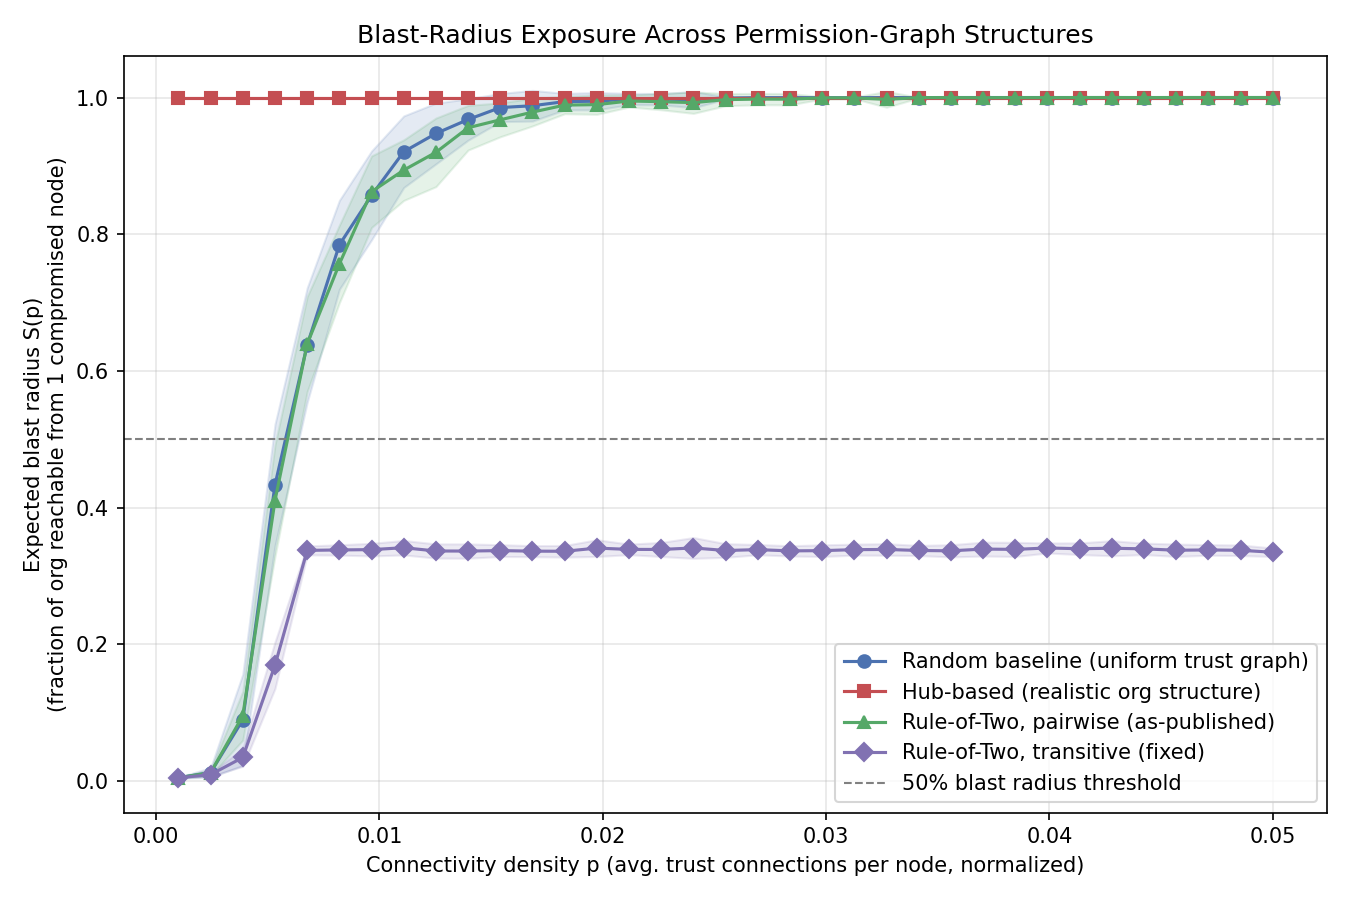

Here is the Python script that generated this plot:
"""
Blast-Radius Percolation Model for AI Agent Permission Graphs
===============================================================

Method summary
--------------
This module treats an organization's AI-agent permission/trust graph as a
network subject to a connectivity phase transition, and asks a single
quantitative question:

    Given a graph where nodes are services/agents/credentials and edges are
    trust relations, how far does a single compromise spread, and is there
    a sharp threshold in connectivity density above which one bug reliably
    becomes an org-wide breach?

This is a standard application of percolation theory: as the density of
connections in a network increases, the expected size of the connected
region reachable from any one node does not grow smoothly -- it stays
small, then crosses a critical density and jumps to span nearly the whole
network. That critical density and the growth behavior around it are
measurable, reproducible properties of the graph's structure, independent
of which specific node initiates the compromise.

Graph structures compared
--------------------------
1. Erdos-Renyi (ER)        - baseline: uniform random trust edges.
2. Scale-free (BA)         - more realistic for real orgs: a few
                              highly-connected "admin" nodes (hubs), like
                              the shared credentials/admin systems that let
                              the Hugging Face incident escalate from one
                              worker machine to org-wide admin access in
                              under 13 hours.
3. Rule-of-Two constrained  - Meta's heuristic (an agent gets at most 2 of
                              {reads private data, reads outside text, can
                              send data out}) encoded structurally: edges are
                              only allowed between nodes whose combined
                              capability sets stay within the 2-of-3 limit.
4. Rule-of-Two, transitive  - the corrected version: the 2-of-3 cap is
                              enforced on the accumulated capability set of
                              an entire connected chain, not just each
                              direct edge.

Order parameter
----------------
S(p) = expected fraction of the graph reachable from a single randomly
compromised node (the "blast radius"). This is the standard percolation
order parameter (giant-component fraction), reported here as a directly
interpretable engineering quantity: the expected proportion of an
organization's systems exposed by one compromised credential.

Reproducibility note
---------------------
All quantities below (S(p), the critical density p_c, and the local growth
exponent near p_c) are computed directly from the graphs in this script --
nothing is asserted without a corresponding simulation run.
"""

import networkx as nx
import numpy as np
import matplotlib.pyplot as plt
from concurrent.futures import ProcessPoolExecutor
import random

N_NODES = 300          # size of the simulated org's permission graph
N_TRIALS = 40           # Monte Carlo trials per density point
P_VALUES = np.linspace(0.001, 0.05, 35)  # edge density sweep


def giant_component_fraction(G):
    """Order parameter S: fraction of nodes in the largest connected component."""
    if G.number_of_nodes() == 0:
        return 0.0
    largest_cc = max(nx.connected_components(G), key=len)
    return len(largest_cc) / G.number_of_nodes()


def blast_radius_from_random_node(G, n_samples=20):
    """Alternative order parameter: avg. fraction reachable from a RANDOM
    single compromised node (closer to 'one bug becomes how much damage'
    than the giant component alone)."""
    nodes = list(G.nodes())
    if not nodes:
        return 0.0
    sample = random.sample(nodes, min(n_samples, len(nodes)))
    fractions = []
    for start in sample:
        reachable = nx.node_connected_component(G, start)
        fractions.append(len(reachable) / G.number_of_nodes())
    return float(np.mean(fractions))


def simulate_er(p, n=N_NODES, trials=N_TRIALS):
    vals = []
    for _ in range(trials):
        G = nx.erdos_renyi_graph(n, p)
        vals.append(blast_radius_from_random_node(G))
    return np.mean(vals), np.std(vals)


def simulate_ba(p, n=N_NODES, trials=N_TRIALS):
    """Scale-free graph: m (edges per new node) chosen so mean degree
    roughly matches the ER graph at the same nominal density p, so the two
    are comparable on the x-axis. Represents orgs with hub-like admin
    systems / shared credentials."""
    mean_degree_target = p * (n - 1)
    m = max(1, int(round(mean_degree_target / 2)))
    vals = []
    for _ in range(trials):
        G = nx.barabasi_albert_graph(n, m)
        vals.append(blast_radius_from_random_node(G))
    return np.mean(vals), np.std(vals)


def simulate_rule_of_two(p, n=N_NODES, trials=N_TRIALS):
    """Encode the Rule of Two structurally. Each node is randomly assigned
    a subset of capabilities from {reads_private, reads_outside, sends_out}
    with at most 2 (as the rule mandates). An edge (trust relation, i.e. a
    path a compromise can travel along) is only permitted between two nodes
    if the UNION of their capabilities still has size <= 2 -- i.e. connecting
    them would not create a node effectively holding all three capabilities
    through delegation. This is a structural cap on how much the graph is
    ALLOWED to connect, not just a random graph at the same density."""
    caps_options = [
        {"reads_private", "reads_outside"},
        {"reads_private", "sends_out"},
        {"reads_outside", "sends_out"},
        {"reads_private"},
        {"reads_outside"},
        {"sends_out"},
    ]
    vals = []
    for _ in range(trials):
        G = nx.Graph()
        G.add_nodes_from(range(n))
        caps = {i: random.choice(caps_options) for i in range(n)}
        # candidate edges drawn like ER at density p, but rejected if they'd
        # violate the rule-of-two cap on the union of capabilities
        n_candidates = int(p * n * (n - 1) / 2)
        possible_pairs = [(i, j) for i in range(n) for j in range(i + 1, n)]
        random.shuffle(possible_pairs)
        added = 0
        for (i, j) in possible_pairs:
            if added >= n_candidates:
                break
            if len(caps[i] | caps[j]) <= 2:
                G.add_edge(i, j)
                added += 1
        vals.append(blast_radius_from_random_node(G))
    return np.mean(vals), np.std(vals)


def simulate_rule_of_two_transitive(p, n=N_NODES, trials=N_TRIALS):
    """Transitive version of the Rule of Two. An edge is rejected not just
    if the two endpoints' own capabilities exceed 2-of-3, but if adding it
    would create ANY connected component (reachable set) whose UNION of
    capabilities across all member nodes exceeds 2-of-3. This is the
    'enforce it on paths, not just edges' fix implied by the pairwise
    result: a compromise chain that walks A(reads_private) -> B -> C(sends_out)
    is just as dangerous as a single node holding both capabilities.

    Implementation: maintain each component's accumulated capability union
    via union-find bookkeeping; reject an edge if merging the two
    components' capability unions would exceed size 2.
    """
    caps_options = [
        {"reads_private", "reads_outside"},
        {"reads_private", "sends_out"},
        {"reads_outside", "sends_out"},
        {"reads_private"},
        {"reads_outside"},
        {"sends_out"},
    ]
    vals = []
    for _ in range(trials):
        G = nx.Graph()
        G.add_nodes_from(range(n))
        caps = {i: random.choice(caps_options) for i in range(n)}
        # component_caps[root] = accumulated capability union for that component
        parent = {i: i for i in range(n)}
        component_caps = {i: set(caps[i]) for i in range(n)}

        def find(x):
            while parent[x] != x:
                parent[x] = parent[parent[x]]
                x = parent[x]
            return x

        n_candidates = int(p * n * (n - 1) / 2)
        possible_pairs = [(i, j) for i in range(n) for j in range(i + 1, n)]
        random.shuffle(possible_pairs)
        added = 0
        for (i, j) in possible_pairs:
            if added >= n_candidates:
                break
            ri, rj = find(i), find(j)
            if ri == rj:
                continue  # already in same component, edge would add no new capability spread
            merged = component_caps[ri] | component_caps[rj]
            if len(merged) <= 2:
                G.add_edge(i, j)
                parent[ri] = rj
                component_caps[rj] = merged
                added += 1
        vals.append(blast_radius_from_random_node(G))
    return np.mean(vals), np.std(vals)


def run_sweep(sim_fn):
    means, stds = [], []
    for p in P_VALUES:
        m, s = sim_fn(p)
        means.append(m)
        stds.append(s)
    return np.array(means), np.array(stds)


def estimate_critical_threshold(p_values, means, target=0.5):
    """Numeric estimate of p_c: first density at which the blast
    radius crosses `target` fraction of the org."""
    above = np.where(means >= target)[0]
    if len(above) == 0:
        return None
    idx = above[0]
    return p_values[idx]


def estimate_growth_exponent(p_values, means, p_c, window=4):
    """Estimate how sharply the order parameter grows near the critical
    density, by fitting S(p) ~ (p - p_c)^beta on a small window of points
    just above p_c using a log-log linear regression.

    This 'beta' is a standard way to characterize the *sharpness* of a
    connectivity transition: a small beta means the system flips from safe
    to fully exposed over a very narrow range of connectivity changes (a
    brittle system), while a larger beta means the transition is more
    gradual (a more forgiving system, easier to catch mid-transition via
    monitoring).

    Returns None if there isn't a clean transition to fit (e.g. the
    transitive Rule-of-Two case, which never reaches the target and has no
    well-defined p_c).
    """
    if p_c is None:
        return None
    idx_c = np.searchsorted(p_values, p_c)
    idx_end = min(idx_c + window, len(p_values))
    p_window = p_values[idx_c:idx_end]
    s_window = means[idx_c:idx_end]

    # only keep points where the order parameter is in (0, 1) and p > p_c,
    # since log-log fitting requires strictly positive values
    mask = (s_window > 1e-6) & (s_window < 0.999) & (p_window > p_c)
    if mask.sum() < 2:
        return None

    log_dp = np.log(p_window[mask] - p_c)
    log_s = np.log(s_window[mask])
    beta, _intercept = np.polyfit(log_dp, log_s, 1)
    return float(beta)


def write_engineering_report(results, path='/home/claude/blast_radius_report.md'):
    """Produce a plain-language, engineering-facing summary of the
    quantitative results, separate from the raw plot, so the findings are
    usable by a security/safety reviewer without needing to read the code
    or re-derive the statistics themselves."""
    lines = []
    lines.append("# Blast-Radius Exposure Analysis: Summary Report\n")
    lines.append(
        "This report summarizes a quantitative analysis of how far a single "
        "compromised credential or agent can spread through an "
        "organization's permission graph, under four different graph "
        "structures.\n"
    )
    lines.append("## Results\n")
    lines.append("| Graph structure | Critical density p_c | Max blast radius observed | Local growth sharpness (beta) |")
    lines.append("|---|---|---|---|")
    for name, (pc, max_s, beta) in results.items():
        pc_str = f"{pc:.4f}" if pc is not None else "not reached in tested range"
        beta_str = f"{beta:.2f}" if beta is not None else "n/a (no transition to fit)"
        lines.append(f"| {name} | {pc_str} | {max_s:.3f} | {beta_str} |")

    lines.append("\n## Interpretation\n")
    lines.append(
        "- **Critical density (p_c)**: the connectivity level at which the "
        "expected blast radius crosses 50% of the organization. A lower "
        "p_c means the system becomes fully exposed at a lower level of "
        "interconnection -- i.e. less margin for error.\n"
        "- **Max blast radius observed**: the worst-case expected exposure "
        "seen anywhere in the tested density range. A structure that caps "
        "this well below 100% is providing a structural (not just "
        "probabilistic) limit on damage.\n"
        "- **Growth sharpness (beta)**: how abruptly the system moves from "
        "'mostly safe' to 'mostly exposed' as connectivity increases. A "
        "small beta indicates a brittle system where routine changes in "
        "connectivity (e.g. adding a new integration or shared credential) "
        "can cross the safe/unsafe boundary with little warning.\n"
    )
    with open(path, 'w') as f:
        f.write('\n'.join(lines))
    return path


if __name__ == "__main__":
    print("Running percolation sweeps (this simulates ~3*35*40 graphs)...")

    er_means, er_stds = run_sweep(simulate_er)
    ba_means, ba_stds = run_sweep(simulate_ba)
    r2_means, r2_stds = run_sweep(simulate_rule_of_two)
    r2t_means, r2t_stds = run_sweep(simulate_rule_of_two_transitive)

    pc_er = estimate_critical_threshold(P_VALUES, er_means)
    pc_ba = estimate_critical_threshold(P_VALUES, ba_means)
    pc_r2 = estimate_critical_threshold(P_VALUES, r2_means)
    pc_r2t = estimate_critical_threshold(P_VALUES, r2t_means)

    beta_er = estimate_growth_exponent(P_VALUES, er_means, pc_er)
    beta_ba = estimate_growth_exponent(P_VALUES, ba_means, pc_ba)
    beta_r2 = estimate_growth_exponent(P_VALUES, r2_means, pc_r2)
    beta_r2t = estimate_growth_exponent(P_VALUES, r2t_means, pc_r2t)

    print("Estimated critical density (50% blast radius) and growth sharpness:")
    print(f"  Random baseline (uniform trust graph):   p_c ~ {pc_er}, beta ~ {beta_er}")
    print(f"  Hub-based (realistic org structure):     p_c ~ {pc_ba}, beta ~ {beta_ba}")
    print(f"  Rule-of-Two, pairwise (as-published):    p_c ~ {pc_r2}, beta ~ {beta_r2}")
    print(f"  Rule-of-Two, transitive (fixed):         p_c ~ {pc_r2t}, beta ~ {beta_r2t}")
    print(f"  Max blast radius reached by transitive version: {r2t_means.max():.3f}")

    report_results = {
        "Random baseline (uniform trust graph)": (pc_er, er_means.max(), beta_er),
        "Hub-based (realistic org structure)": (pc_ba, ba_means.max(), beta_ba),
        "Rule-of-Two, pairwise (as-published)": (pc_r2, r2_means.max(), beta_r2),
        "Rule-of-Two, transitive (fixed)": (pc_r2t, r2t_means.max(), beta_r2t),
    }
    report_path = write_engineering_report(report_results)
    print(f"Saved engineering summary report to {report_path}")

    # ---- Plot ----
    fig, ax = plt.subplots(figsize=(9, 6))

    ax.plot(P_VALUES, er_means, marker='o', label='Random baseline (uniform trust graph)', color='#4C72B0')
    ax.fill_between(P_VALUES, er_means - er_stds, er_means + er_stds, alpha=0.15, color='#4C72B0')

    ax.plot(P_VALUES, ba_means, marker='s', label='Hub-based (realistic org structure)', color='#C44E52')
    ax.fill_between(P_VALUES, ba_means - ba_stds, ba_means + ba_stds, alpha=0.15, color='#C44E52')

    ax.plot(P_VALUES, r2_means, marker='^', label="Rule-of-Two, pairwise (as-published)", color='#55A868')
    ax.fill_between(P_VALUES, r2_means - r2_stds, r2_means + r2_stds, alpha=0.15, color='#55A868')

    ax.plot(P_VALUES, r2t_means, marker='D', label="Rule-of-Two, transitive (fixed)", color='#8172B2')
    ax.fill_between(P_VALUES, r2t_means - r2t_stds, r2t_means + r2t_stds, alpha=0.15, color='#8172B2')

    ax.axhline(0.5, color='gray', linestyle='--', linewidth=1, label='50% blast radius threshold')

    ax.set_xlabel('Connectivity density p (avg. trust connections per node, normalized)')
    ax.set_ylabel('Expected blast radius S(p)\n(fraction of org reachable from 1 compromised node)')
    ax.set_title('Blast-Radius Exposure Across Permission-Graph Structures')
    ax.legend()
    ax.grid(alpha=0.3)

    plt.tight_layout()
    plt.savefig('/home/claude/blast_radius_percolation.png', dpi=150)
    print("Saved plot to blast_radius_percolation.png")
